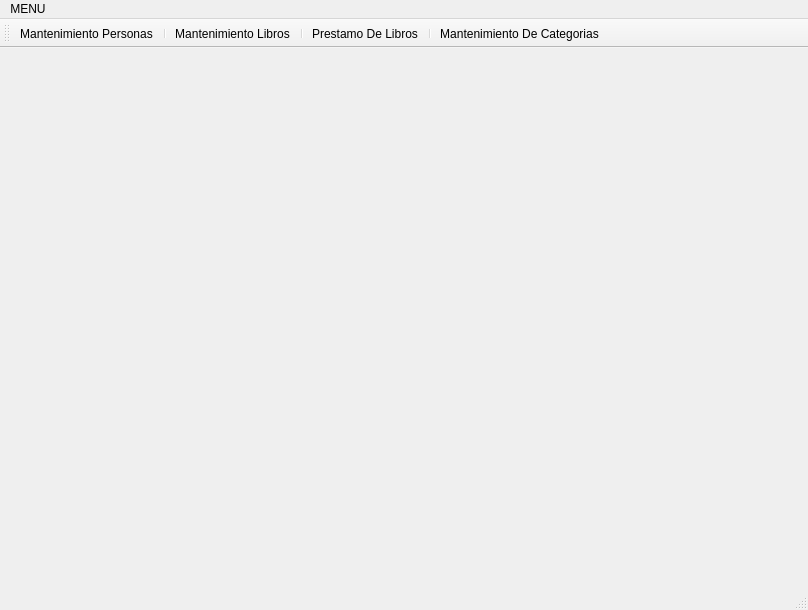
<?xml version="1.0" encoding="UTF-8"?>
<ui version="4.0">
 <class>MainWindow</class>
 <widget class="QMainWindow" name="MainWindow">
  <property name="geometry">
   <rect>
    <x>0</x>
    <y>0</y>
    <width>808</width>
    <height>610</height>
   </rect>
  </property>
  <property name="windowTitle">
   <string>Ventana Principal</string>
  </property>
  <widget class="QWidget" name="centralwidget">
   <widget class="QLabel" name="label">
    <property name="geometry">
     <rect>
      <x>130</x>
      <y>0</y>
      <width>611</width>
      <height>541</height>
     </rect>
    </property>
    <property name="text">
     <string/>
    </property>
    <property name="pixmap">
     <pixmap>Imagenes/servicios_biblioteca_0.png</pixmap>
    </property>
   </widget>
  </widget>
  <widget class="QMenuBar" name="menubar">
   <property name="geometry">
    <rect>
     <x>0</x>
     <y>0</y>
     <width>808</width>
     <height>20</height>
    </rect>
   </property>
   <widget class="QMenu" name="menuMENU">
    <property name="title">
     <string>MENU</string>
    </property>
    <addaction name="actionMantenimiento_Personas"/>
    <addaction name="actionMantenimiento_Libros"/>
    <addaction name="actionMantenimiento_Categorias"/>
    <addaction name="separator"/>
    <addaction name="actionPrestamo_Libros"/>
    <addaction name="actionSalir"/>
   </widget>
   <addaction name="menuMENU"/>
  </widget>
  <widget class="QStatusBar" name="statusbar"/>
  <widget class="QToolBar" name="toolBar">
   <property name="windowTitle">
    <string>toolBar</string>
   </property>
   <attribute name="toolBarArea">
    <enum>TopToolBarArea</enum>
   </attribute>
   <attribute name="toolBarBreak">
    <bool>false</bool>
   </attribute>
   <addaction name="actionMantenimiento_Personas_ToolBar"/>
   <addaction name="separator"/>
   <addaction name="actionMantenimiento_Libros_ToolBar"/>
   <addaction name="separator"/>
   <addaction name="actionPrestamo_De_Libros_Toolbar"/>
   <addaction name="separator"/>
   <addaction name="actionMantenimiento_De_Categorias_ToolBar"/>
  </widget>
  <action name="actionMantenimiento_Personas">
   <property name="text">
    <string>Mantenimiento Personas</string>
   </property>
  </action>
  <action name="actionMantenimiento_Libros">
   <property name="text">
    <string>Mantenimiento Libros</string>
   </property>
  </action>
  <action name="actionSalir">
   <property name="text">
    <string>Salir</string>
   </property>
  </action>
  <action name="actionMantenimiento_Personas_ToolBar">
   <property name="text">
    <string>Mantenimiento Personas</string>
   </property>
   <property name="toolTip">
    <string>Mantenimiento Personas</string>
   </property>
  </action>
  <action name="actionMantenimiento_Libros_ToolBar">
   <property name="text">
    <string>Mantenimiento Libros</string>
   </property>
   <property name="toolTip">
    <string>Mantenimiento De Libros</string>
   </property>
  </action>
  <action name="actionPrestamo_De_Libros_Toolbar">
   <property name="text">
    <string>Prestamo De Libros</string>
   </property>
   <property name="toolTip">
    <string>Prestamo Libros</string>
   </property>
  </action>
  <action name="actionPrestamo_Libros">
   <property name="text">
    <string>Prestamo Libros</string>
   </property>
  </action>
  <action name="actionMantenimiento_Categorias">
   <property name="text">
    <string>Mantenimiento Categorias</string>
   </property>
  </action>
  <action name="actionMantenimiento_De_Categorias_ToolBar">
   <property name="text">
    <string>Mantenimiento De Categorias</string>
   </property>
   <property name="toolTip">
    <string>Mantenimiento Categorias</string>
   </property>
  </action>
 </widget>
 <resources/>
 <connections/>
</ui>
